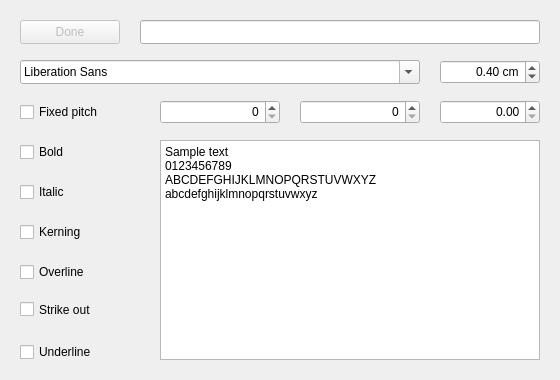
<?xml version="1.0" encoding="UTF-8"?>
<ui version="4.0">
 <class>nFontSelector</class>
 <widget class="QWidget" name="nFontSelector">
  <property name="geometry">
   <rect>
    <x>0</x>
    <y>0</y>
    <width>560</width>
    <height>380</height>
   </rect>
  </property>
  <property name="minimumSize">
   <size>
    <width>0</width>
    <height>0</height>
   </size>
  </property>
  <property name="maximumSize">
   <size>
    <width>1666666</width>
    <height>1666666</height>
   </size>
  </property>
  <property name="windowTitle">
   <string>Font selector</string>
  </property>
  <property name="toolTip">
   <string>Font selector</string>
  </property>
  <property name="statusTip">
   <string>Font selector</string>
  </property>
  <property name="whatsThis">
   <string>Font selector</string>
  </property>
  <widget class="QFontComboBox" name="Fonts">
   <property name="geometry">
    <rect>
     <x>20</x>
     <y>60</y>
     <width>400</width>
     <height>24</height>
    </rect>
   </property>
  </widget>
  <widget class="QDoubleSpinBox" name="Size">
   <property name="geometry">
    <rect>
     <x>440</x>
     <y>60</y>
     <width>100</width>
     <height>24</height>
    </rect>
   </property>
   <property name="alignment">
    <set>Qt::AlignRight|Qt::AlignTrailing|Qt::AlignVCenter</set>
   </property>
   <property name="suffix">
    <string> cm</string>
   </property>
   <property name="maximum">
    <double>9999.989999999999782</double>
   </property>
   <property name="singleStep">
    <double>0.010000000000000</double>
   </property>
   <property name="value">
    <double>0.400000000000000</double>
   </property>
  </widget>
  <widget class="QLineEdit" name="Name">
   <property name="geometry">
    <rect>
     <x>140</x>
     <y>20</y>
     <width>400</width>
     <height>24</height>
    </rect>
   </property>
   <property name="toolTip">
    <string>Name</string>
   </property>
   <property name="statusTip">
    <string>Name</string>
   </property>
   <property name="whatsThis">
    <string>Name</string>
   </property>
  </widget>
  <widget class="QPushButton" name="Done">
   <property name="enabled">
    <bool>false</bool>
   </property>
   <property name="geometry">
    <rect>
     <x>20</x>
     <y>20</y>
     <width>100</width>
     <height>24</height>
    </rect>
   </property>
   <property name="toolTip">
    <string>Done</string>
   </property>
   <property name="statusTip">
    <string>Done</string>
   </property>
   <property name="whatsThis">
    <string>Done</string>
   </property>
   <property name="text">
    <string>Done</string>
   </property>
   <property name="autoDefault">
    <bool>true</bool>
   </property>
   <property name="flat">
    <bool>false</bool>
   </property>
  </widget>
  <widget class="QCheckBox" name="FixedPitch">
   <property name="geometry">
    <rect>
     <x>20</x>
     <y>100</y>
     <width>120</width>
     <height>24</height>
    </rect>
   </property>
   <property name="toolTip">
    <string>Fixed pitch</string>
   </property>
   <property name="statusTip">
    <string>Fixed pitch</string>
   </property>
   <property name="whatsThis">
    <string>Fixed pitch</string>
   </property>
   <property name="text">
    <string>Fixed pitch</string>
   </property>
  </widget>
  <widget class="QCheckBox" name="Bold">
   <property name="geometry">
    <rect>
     <x>20</x>
     <y>140</y>
     <width>120</width>
     <height>24</height>
    </rect>
   </property>
   <property name="toolTip">
    <string>Bold</string>
   </property>
   <property name="statusTip">
    <string>Bold</string>
   </property>
   <property name="whatsThis">
    <string>Bold</string>
   </property>
   <property name="text">
    <string>Bold</string>
   </property>
  </widget>
  <widget class="QCheckBox" name="Italic">
   <property name="geometry">
    <rect>
     <x>20</x>
     <y>180</y>
     <width>120</width>
     <height>24</height>
    </rect>
   </property>
   <property name="toolTip">
    <string>Italic</string>
   </property>
   <property name="statusTip">
    <string>Italic</string>
   </property>
   <property name="whatsThis">
    <string>Italic</string>
   </property>
   <property name="text">
    <string>Italic</string>
   </property>
  </widget>
  <widget class="QCheckBox" name="Kerning">
   <property name="geometry">
    <rect>
     <x>20</x>
     <y>220</y>
     <width>120</width>
     <height>24</height>
    </rect>
   </property>
   <property name="toolTip">
    <string>Kerning</string>
   </property>
   <property name="statusTip">
    <string>Kerning</string>
   </property>
   <property name="whatsThis">
    <string>Kerning</string>
   </property>
   <property name="text">
    <string>Kerning</string>
   </property>
  </widget>
  <widget class="QCheckBox" name="Overline">
   <property name="geometry">
    <rect>
     <x>20</x>
     <y>260</y>
     <width>120</width>
     <height>24</height>
    </rect>
   </property>
   <property name="toolTip">
    <string>Overline</string>
   </property>
   <property name="statusTip">
    <string>Overline</string>
   </property>
   <property name="whatsThis">
    <string>Overline</string>
   </property>
   <property name="text">
    <string>Overline</string>
   </property>
  </widget>
  <widget class="QCheckBox" name="StrikeOut">
   <property name="geometry">
    <rect>
     <x>20</x>
     <y>300</y>
     <width>85</width>
     <height>19</height>
    </rect>
   </property>
   <property name="toolTip">
    <string>Strike out</string>
   </property>
   <property name="statusTip">
    <string>Strike out</string>
   </property>
   <property name="whatsThis">
    <string>Strike out</string>
   </property>
   <property name="text">
    <string>Strike out</string>
   </property>
  </widget>
  <widget class="QCheckBox" name="Underline">
   <property name="geometry">
    <rect>
     <x>20</x>
     <y>340</y>
     <width>120</width>
     <height>24</height>
    </rect>
   </property>
   <property name="toolTip">
    <string>Underline</string>
   </property>
   <property name="statusTip">
    <string>Underline</string>
   </property>
   <property name="whatsThis">
    <string>Underline</string>
   </property>
   <property name="text">
    <string>Underline</string>
   </property>
  </widget>
  <widget class="QDoubleSpinBox" name="WordSpacing">
   <property name="geometry">
    <rect>
     <x>440</x>
     <y>100</y>
     <width>100</width>
     <height>24</height>
    </rect>
   </property>
   <property name="toolTip">
    <string>Word spacing</string>
   </property>
   <property name="statusTip">
    <string>Word spacing</string>
   </property>
   <property name="whatsThis">
    <string>Word spacing</string>
   </property>
   <property name="alignment">
    <set>Qt::AlignRight|Qt::AlignTrailing|Qt::AlignVCenter</set>
   </property>
   <property name="maximum">
    <double>9999.989999999999782</double>
   </property>
   <property name="singleStep">
    <double>0.100000000000000</double>
   </property>
  </widget>
  <widget class="QSpinBox" name="Weight">
   <property name="geometry">
    <rect>
     <x>300</x>
     <y>100</y>
     <width>120</width>
     <height>24</height>
    </rect>
   </property>
   <property name="toolTip">
    <string>Weight</string>
   </property>
   <property name="statusTip">
    <string>Weight</string>
   </property>
   <property name="whatsThis">
    <string>Weight</string>
   </property>
   <property name="alignment">
    <set>Qt::AlignRight|Qt::AlignTrailing|Qt::AlignVCenter</set>
   </property>
   <property name="maximum">
    <number>9999</number>
   </property>
  </widget>
  <widget class="QSpinBox" name="Stretch">
   <property name="geometry">
    <rect>
     <x>160</x>
     <y>100</y>
     <width>120</width>
     <height>24</height>
    </rect>
   </property>
   <property name="toolTip">
    <string>Stretch</string>
   </property>
   <property name="statusTip">
    <string>Stretch</string>
   </property>
   <property name="whatsThis">
    <string>Stretch</string>
   </property>
   <property name="alignment">
    <set>Qt::AlignRight|Qt::AlignTrailing|Qt::AlignVCenter</set>
   </property>
   <property name="maximum">
    <number>9999</number>
   </property>
  </widget>
  <widget class="QTextEdit" name="Text">
   <property name="geometry">
    <rect>
     <x>160</x>
     <y>140</y>
     <width>380</width>
     <height>220</height>
    </rect>
   </property>
   <property name="toolTip">
    <string>Text</string>
   </property>
   <property name="statusTip">
    <string>Text</string>
   </property>
   <property name="whatsThis">
    <string>Text</string>
   </property>
   <property name="html">
    <string>&lt;!DOCTYPE HTML PUBLIC &quot;-//W3C//DTD HTML 4.0//EN&quot; &quot;http://www.w3.org/TR/REC-html40/strict.dtd&quot;&gt;
&lt;html&gt;&lt;head&gt;&lt;meta name=&quot;qrichtext&quot; content=&quot;1&quot; /&gt;&lt;style type=&quot;text/css&quot;&gt;
p, li { white-space: pre-wrap; }
&lt;/style&gt;&lt;/head&gt;&lt;body style=&quot; font-family:'PMingLiU'; font-size:9pt; font-weight:400; font-style:normal;&quot;&gt;
&lt;p style=&quot; margin-top:0px; margin-bottom:0px; margin-left:0px; margin-right:0px; -qt-block-indent:0; text-indent:0px;&quot;&gt;Sample text&lt;/p&gt;
&lt;p style=&quot; margin-top:0px; margin-bottom:0px; margin-left:0px; margin-right:0px; -qt-block-indent:0; text-indent:0px;&quot;&gt;0123456789&lt;/p&gt;
&lt;p style=&quot; margin-top:0px; margin-bottom:0px; margin-left:0px; margin-right:0px; -qt-block-indent:0; text-indent:0px;&quot;&gt;ABCDEFGHIJKLMNOPQRSTUVWXYZ&lt;/p&gt;
&lt;p style=&quot; margin-top:0px; margin-bottom:0px; margin-left:0px; margin-right:0px; -qt-block-indent:0; text-indent:0px;&quot;&gt;abcdefghijklmnopqrstuvwxyz&lt;/p&gt;
&lt;p style=&quot;-qt-paragraph-type:empty; margin-top:0px; margin-bottom:0px; margin-left:0px; margin-right:0px; -qt-block-indent:0; text-indent:0px;&quot;&gt;&lt;br /&gt;&lt;/p&gt;&lt;/body&gt;&lt;/html&gt;</string>
   </property>
  </widget>
 </widget>
 <resources/>
 <connections>
  <connection>
   <sender>Done</sender>
   <signal>clicked()</signal>
   <receiver>nFontSelector</receiver>
   <slot>Done()</slot>
   <hints>
    <hint type="sourcelabel">
     <x>69</x>
     <y>31</y>
    </hint>
    <hint type="destinationlabel">
     <x>319</x>
     <y>239</y>
    </hint>
   </hints>
  </connection>
  <connection>
   <sender>FixedPitch</sender>
   <signal>stateChanged(int)</signal>
   <receiver>nFontSelector</receiver>
   <slot>valueChanged(int)</slot>
   <hints>
    <hint type="sourcelabel">
     <x>79</x>
     <y>111</y>
    </hint>
    <hint type="destinationlabel">
     <x>279</x>
     <y>189</y>
    </hint>
   </hints>
  </connection>
  <connection>
   <sender>Bold</sender>
   <signal>stateChanged(int)</signal>
   <receiver>nFontSelector</receiver>
   <slot>valueChanged(int)</slot>
   <hints>
    <hint type="sourcelabel">
     <x>79</x>
     <y>151</y>
    </hint>
    <hint type="destinationlabel">
     <x>279</x>
     <y>189</y>
    </hint>
   </hints>
  </connection>
  <connection>
   <sender>Italic</sender>
   <signal>stateChanged(int)</signal>
   <receiver>nFontSelector</receiver>
   <slot>valueChanged(int)</slot>
   <hints>
    <hint type="sourcelabel">
     <x>79</x>
     <y>191</y>
    </hint>
    <hint type="destinationlabel">
     <x>279</x>
     <y>189</y>
    </hint>
   </hints>
  </connection>
  <connection>
   <sender>Kerning</sender>
   <signal>stateChanged(int)</signal>
   <receiver>nFontSelector</receiver>
   <slot>valueChanged(int)</slot>
   <hints>
    <hint type="sourcelabel">
     <x>79</x>
     <y>231</y>
    </hint>
    <hint type="destinationlabel">
     <x>279</x>
     <y>189</y>
    </hint>
   </hints>
  </connection>
  <connection>
   <sender>Overline</sender>
   <signal>stateChanged(int)</signal>
   <receiver>nFontSelector</receiver>
   <slot>valueChanged(int)</slot>
   <hints>
    <hint type="sourcelabel">
     <x>79</x>
     <y>271</y>
    </hint>
    <hint type="destinationlabel">
     <x>279</x>
     <y>189</y>
    </hint>
   </hints>
  </connection>
  <connection>
   <sender>StrikeOut</sender>
   <signal>stateChanged(int)</signal>
   <receiver>nFontSelector</receiver>
   <slot>valueChanged(int)</slot>
   <hints>
    <hint type="sourcelabel">
     <x>62</x>
     <y>309</y>
    </hint>
    <hint type="destinationlabel">
     <x>279</x>
     <y>189</y>
    </hint>
   </hints>
  </connection>
  <connection>
   <sender>Underline</sender>
   <signal>stateChanged(int)</signal>
   <receiver>nFontSelector</receiver>
   <slot>valueChanged(int)</slot>
   <hints>
    <hint type="sourcelabel">
     <x>79</x>
     <y>351</y>
    </hint>
    <hint type="destinationlabel">
     <x>279</x>
     <y>189</y>
    </hint>
   </hints>
  </connection>
  <connection>
   <sender>Fonts</sender>
   <signal>currentFontChanged(QFont)</signal>
   <receiver>nFontSelector</receiver>
   <slot>FontChanged(QFont)</slot>
   <hints>
    <hint type="sourcelabel">
     <x>219</x>
     <y>71</y>
    </hint>
    <hint type="destinationlabel">
     <x>279</x>
     <y>189</y>
    </hint>
   </hints>
  </connection>
  <connection>
   <sender>Size</sender>
   <signal>valueChanged(double)</signal>
   <receiver>nFontSelector</receiver>
   <slot>doubleChanged(double)</slot>
   <hints>
    <hint type="sourcelabel">
     <x>489</x>
     <y>71</y>
    </hint>
    <hint type="destinationlabel">
     <x>279</x>
     <y>189</y>
    </hint>
   </hints>
  </connection>
  <connection>
   <sender>Stretch</sender>
   <signal>valueChanged(int)</signal>
   <receiver>nFontSelector</receiver>
   <slot>valueChanged(int)</slot>
   <hints>
    <hint type="sourcelabel">
     <x>219</x>
     <y>111</y>
    </hint>
    <hint type="destinationlabel">
     <x>279</x>
     <y>189</y>
    </hint>
   </hints>
  </connection>
  <connection>
   <sender>Weight</sender>
   <signal>valueChanged(int)</signal>
   <receiver>nFontSelector</receiver>
   <slot>valueChanged(int)</slot>
   <hints>
    <hint type="sourcelabel">
     <x>359</x>
     <y>111</y>
    </hint>
    <hint type="destinationlabel">
     <x>279</x>
     <y>189</y>
    </hint>
   </hints>
  </connection>
  <connection>
   <sender>WordSpacing</sender>
   <signal>valueChanged(double)</signal>
   <receiver>nFontSelector</receiver>
   <slot>doubleChanged(double)</slot>
   <hints>
    <hint type="sourcelabel">
     <x>489</x>
     <y>111</y>
    </hint>
    <hint type="destinationlabel">
     <x>279</x>
     <y>189</y>
    </hint>
   </hints>
  </connection>
  <connection>
   <sender>Name</sender>
   <signal>textChanged(QString)</signal>
   <receiver>nFontSelector</receiver>
   <slot>NameChanged(QString)</slot>
   <hints>
    <hint type="sourcelabel">
     <x>339</x>
     <y>31</y>
    </hint>
    <hint type="destinationlabel">
     <x>279</x>
     <y>189</y>
    </hint>
   </hints>
  </connection>
 </connections>
</ui>
